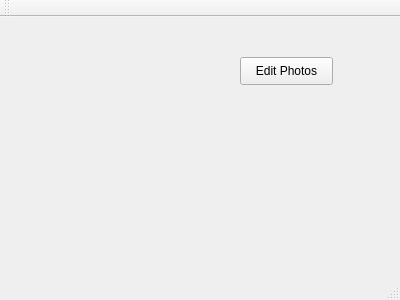
<?xml version="1.0" encoding="UTF-8"?>
<ui version="4.0">
 <class>MainWindow</class>
 <widget class="QMainWindow" name="MainWindow">
  <property name="geometry">
   <rect>
    <x>0</x>
    <y>0</y>
    <width>400</width>
    <height>300</height>
   </rect>
  </property>
  <property name="windowTitle">
   <string>MainWindow</string>
  </property>
  <widget class="QWidget" name="centralWidget">
   <widget class="QPushButton" name="edit_photo_button">
    <property name="geometry">
     <rect>
      <x>240</x>
      <y>40</y>
      <width>93</width>
      <height>28</height>
     </rect>
    </property>
    <property name="text">
     <string>Edit Photos</string>
    </property>
   </widget>
  </widget>
  <widget class="QMenuBar" name="menuBar">
   <property name="geometry">
    <rect>
     <x>0</x>
     <y>0</y>
     <width>400</width>
     <height>26</height>
    </rect>
   </property>
  </widget>
  <widget class="QToolBar" name="mainToolBar">
   <attribute name="toolBarArea">
    <enum>TopToolBarArea</enum>
   </attribute>
   <attribute name="toolBarBreak">
    <bool>false</bool>
   </attribute>
  </widget>
  <widget class="QStatusBar" name="statusBar"/>
 </widget>
 <layoutdefault spacing="6" margin="11"/>
 <resources/>
 <connections/>
</ui>
